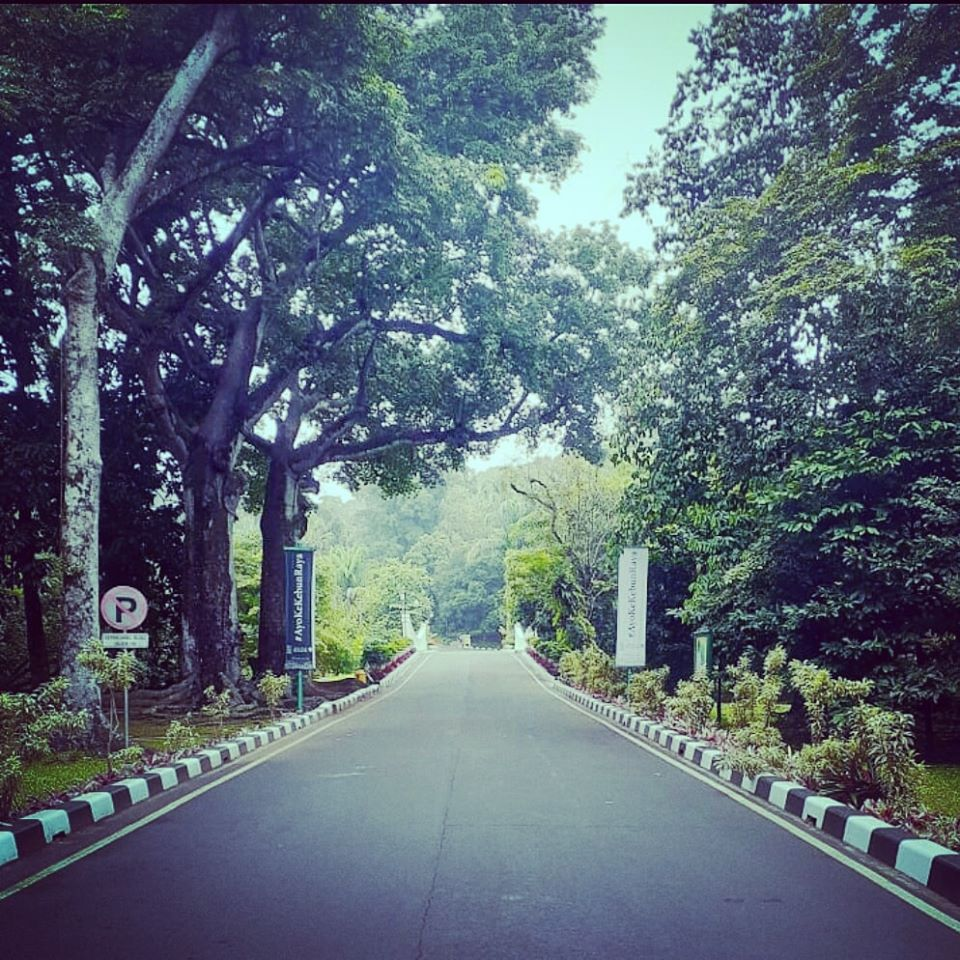
#> input picture krb.jpg, 960 x 960 px, given in place of bubat.mp4, which was not available
$ python roadlines.py
#> lines starting #> are read from the running program, lines starting #| are printed output that depends on the picture; after the words box and inside, x2 and y2 are one past the last pixel; in counts of white or black regions, pixels touching at a corner belong together; pictures that were not available may be replaced by others from this repository, and a replacement may not be noted
import numpy as np
import cv2
import os


cap = cv2.VideoCapture('C:\\Users\\Esa\\Documents\\a1OpenCVcodes\\data\\bubat.mp4')
totalFrames = cap.get(cv2.CAP_PROP_FRAME_COUNT)
print(totalFrames)

scRatio = 0.3

ret, frame = cap.read()
#> frame is the input picture: shape (960, 960, 3); mean B, G, R 116.6, 104.4, 91.6

hg = frame.shape[0]
#> hg = 960
wd = frame.shape[1]
#> wd = 960

hg2 = int(hg/2)
#> hg2 = 480


frameIdx = 1
while(True):
    ret, frame = cap.read()

    newRow = int(hg*scRatio)
#> newRow = 288
    newCol = int(wd*scRatio)
#> newCol = 288

    frame = cv2.resize(frame,(newCol,newRow) , interpolation = cv2.INTER_AREA)
#> frame: shape (288, 288, 3)
    cv2.imshow('Original image',frame)

    pct = (frameIdx/totalFrames)*100
    #print('Frame index: %d Pct: %3.2f %s' % (frameIdx,pct,chr(37)))
    frameIdx = frameIdx + 1

    # Our operations on the frame come here

    #frame2 = frame[int(frame.shape[0]*0.5):newRow, 0:frame.shape[1],:]
    frame = frame[int(0.6*newRow):newRow, 0:newCol,:]
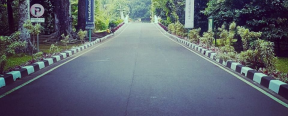
#> frame: shape (116, 288, 3); mean B, G, R 112.4, 102.7, 95.1

    img = cv2.cvtColor(frame, cv2.COLOR_BGR2GRAY)
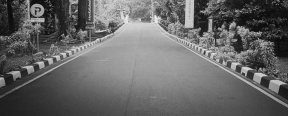
#> img: shape (116, 288); min 11, max 239, mean 101.5
    img = cv2.blur(img,(5,5))
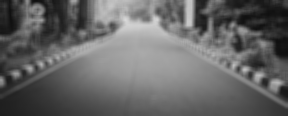
#> img: shape (116, 288); min 15, max 216, mean 101.6


    img,th1 = cv2.threshold(img,130,255,cv2.THRESH_BINARY)
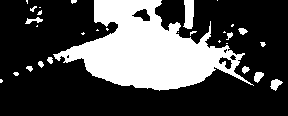
#> th1: shape (116, 288); 29.5% white; 30 white regions (17 under 20 px), largest, box (x1, y1, x2, y2) and area: (53, 0, 254, 91) 9021, (183, 0, 194, 29) 255, (270, 79, 283, 91) 89
    img = th1

    cv2.imshow('Binary images ',img)


    edges = cv2.Canny(img,50,60,apertureSize = 3)
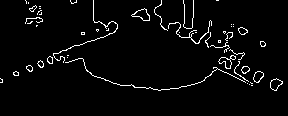
#> edges: shape (116, 288); 3.6% white in thin lines or dots, all inside (x1, y1, x2, y2) = (0, 0, 283, 91)
    cv2.imshow('frame3- Edges',edges)
    lines = cv2.HoughLines(edges,3, np.pi/10,100)
#> lines = None
#> (the run stopped early here; a loop or call above may not have finished)

$ run again, on obama.jpg
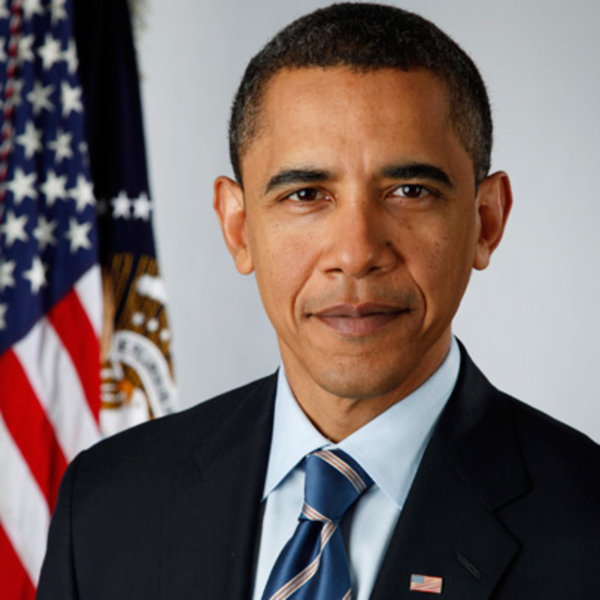
#> input picture obama.jpg, 1200 x 1200 px, given in place of bubat.mp4, which was not available (shown at 1/2 size)
#> frame is the input picture: shape (1200, 1200, 3); mean B, G, R 99.8, 102.3, 116.3
#> `img,th1 = cv2.threshold(img,130,255,cv2.THRESH_BINARY)`:
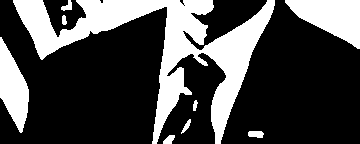
#> th1: shape (144, 360); 29% white; 9 white regions, largest, box (x1, y1, x2, y2) and area: (13, 0, 275, 144) 10905, (285, 0, 360, 49) 2155, (0, 37, 29, 133) 1626
#> `edges = cv2.Canny(img,50,60,apertureSize = 3)`:
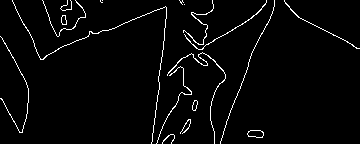
#> edges: shape (144, 360); 3% white in thin lines or dots
#> lines = None
